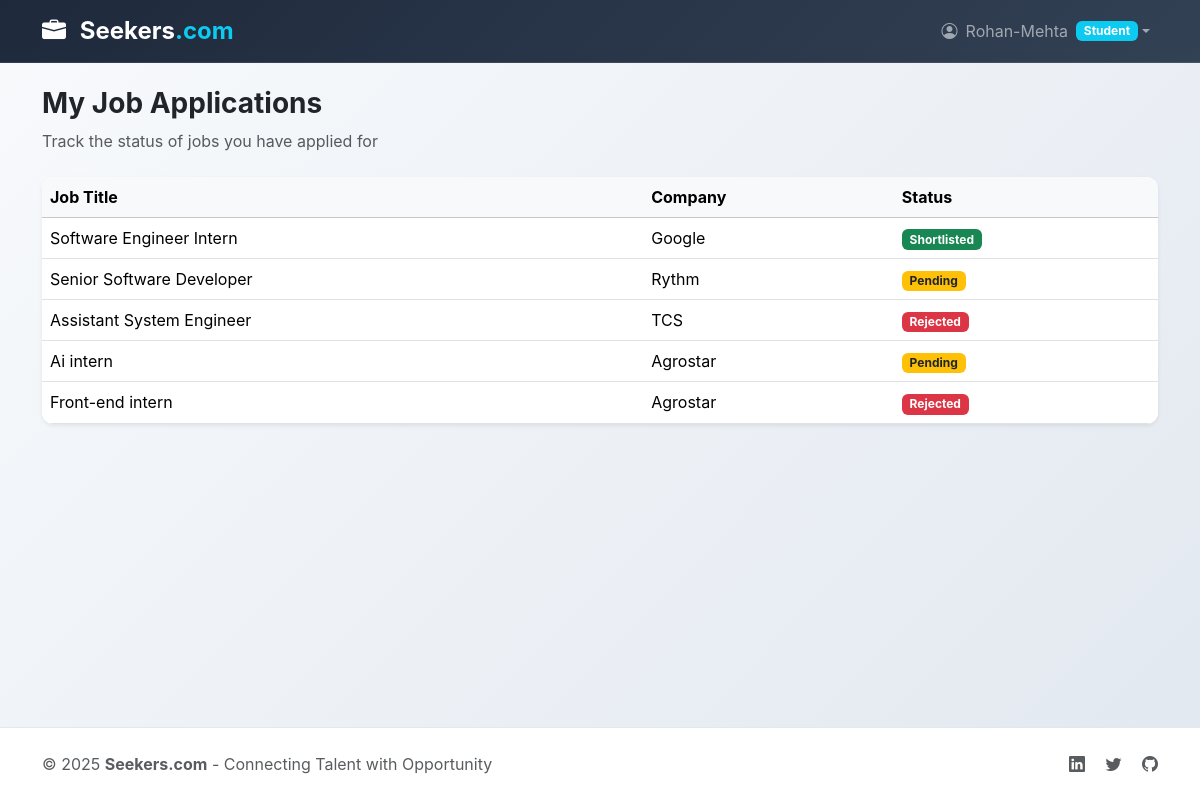
The page /jobs/my-applications/ (signed in) on the database its author committed.
### accounts/models.py (models this page shows)
class User(AbstractUser):
    ROLE_CHOICES = (
        ('student', 'Student'),
        ('company', 'Company'),
        ('interviewer', 'Interviewer'),
        ('admin', 'Admin'),
    )
    role = models.CharField(max_length=20, choices=ROLE_CHOICES)

### jobs/models.py (models this page shows, shortened)
class JobApplication(models.Model):
    STATUS_CHOICES = (
        ('applied', 'Applied'),
        ('shortlisted', 'Shortlisted'),
        ('rejected', 'Rejected'),
    )
    job = models.ForeignKey(Job, on_delete=models.CASCADE)
    student = models.ForeignKey(User, on_delete=models.CASCADE)
    status = models.CharField(max_length=20, choices=STATUS_CHOICES, default='applied')
    applied_at = models.DateTimeField(auto_now_add=True)

class Job(models.Model):
    company = models.ForeignKey(User, on_delete=models.CASCADE)
    title = models.CharField(max_length=100)
    description = models.TextField()
    skills_required = models.TextField(help_text="Comma separated skills")
    location = models.CharField(max_length=100)
    created_at = models.DateTimeField(auto_now_add=True)

### accounts/decorators.py (the view)
        def wrapper(request, *args, **kwargs):
            if not hasattr(request.user, 'profile'):
                return redirect('login')
            if request.user.profile.role != role:
                return redirect('login')
            return view_func(request, *args, **kwargs)

### jobs/views.py (called while the page is built)
@login_required
@role_required('student')
def my_applications(request):
    if request.user.role != 'student':
        return redirect('login')
    applications = JobApplication.objects.filter(student=request.user)
    return render(request, 'jobs/my_applications.html', {
        'applications': applications
    })

### templates/jobs/my_applications.html
{% extends 'base.html' %}
{% block content %}
<div class="mb-4">
    <h3 class="fw-bold">My Job Applications</h3>
    <p class="text-muted">Track the status of jobs you have applied for</p>
</div>
<div class="card shadow-sm">
    <div class="card-body p-0">
        <table class="table table-hover mb-0">
            <thead class="table-light">
                <tr>
                    <th>Job Title</th>
                    <th>Company</th>
                    <th>Status</th>
                </tr>
            </thead>
            <tbody>
            {% for app in applications %}
                <tr>
                    <td>{{ app.job.title }}</td>
                    <td>{{ app.job.company.username }}</td>
                    <td>
                        {% if app.status == 'shortlisted' %}
                            <span class="badge bg-success">Shortlisted</span>
                        {% elif app.status == 'rejected' %}
                            <span class="badge bg-danger">Rejected</span>
                        {% else %}
                            <span class="badge bg-warning text-dark">Pending</span>
                        {% endif %}
                    </td>
                </tr>
            {% empty %}
                <tr>
                    <td colspan="3" class="text-center py-4">
                        <span class="text-muted">You haven’t applied for any jobs yet.</span>
                    </td>
                </tr>
            {% endfor %}
            </tbody>
        </table>
    </div>
</div>
{% endblock %}

### templates/base.html (shortened to what this page needs)
<!DOCTYPE html>
<html lang="en">
<head>
    <link href="https://cdn.jsdelivr.net/npm/bootstrap@5.3.2/dist/css/bootstrap.min.css" rel="stylesheet">
    <link href="https://cdn.jsdelivr.net/npm/bootstrap-icons@1.11.0/font/bootstrap-icons.css" rel="stylesheet">
</head>
<body class="d-flex flex-column min-vh-100">
<nav class="navbar navbar-expand-lg navbar-dark sticky-top">
    <div class="container">
        <a class="navbar-brand" href="{% url 'home' %}">
            <i class="bi bi-briefcase-fill me-2"></i>
            Seekers<span class="text-info">.com</span>
        </a>
        <div class="collapse navbar-collapse" id="navbarNav">
            <div class="navbar-nav ms-auto">
                {% if user.is_authenticated %}
                    <div class="nav-item dropdown">
                        <a class="nav-link dropdown-toggle d-flex align-items-center" href="#" role="button" data-bs-toggle="dropdown">
                            <i class="bi bi-person-circle me-2"></i>
                            {{ user.username }}
                            <span class="badge bg-info ms-2">{{ user.role|title }}</span>
                        </a>
                    </div>
                {% endif %}
            </div>
        </div>
    </div>
</nav>
<main class="flex-grow-1">
    <div class="container py-4">
        {% block content %}
        {% endblock %}
    </div>
</main>
<footer class="footer py-4">
    <div class="container text-center">
        <div class="row align-items-center">
            <div class="col-md-6 text-md-start">
                <p class="mb-0 text-muted">
                    © 2025 <strong>Seekers.com</strong> - Connecting Talent with Opportunity
                </p>
            </div>
            <div class="col-md-6 text-md-end">
                <div class="social-links">
                    <a href="#" class="text-muted me-3"><i class="bi bi-linkedin"></i></a>
                    <a href="#" class="text-muted me-3"><i class="bi bi-twitter"></i></a>
                    <a href="#" class="text-muted"><i class="bi bi-github"></i></a>
                </div>
            </div>
        </div>
    </div>
</footer>
</body>
</html>

### templates/base.html (style rules this page uses)
:root { --primary-color: #2563eb; --secondary-color: #64748b; --success-color: #059669; --warning-color: #d97706; --danger-color: #dc2626; }
body { font-family: 'Inter', -apple-system, BlinkMacSystemFont, sans-serif; background: linear-gradient(135deg, #f8fafc 0%, #e2e8f0 100%); min-height: 100vh; }
.navbar-brand { font-weight: 700; font-size: 1.5rem; }
.card { border: none; border-radius: 12px; box-shadow: 0 4px 6px -1px rgba(0, 0, 0, 0.1); transition: all 0.3s ease; }
.table { background: white; border-radius: 12px; overflow: hidden; }
.navbar { background: linear-gradient(135deg, #1e293b 0%, #334155 100%) !important; backdrop-filter: blur(10px); border-bottom: 1px solid rgba(255, 255, 255, 0.1); }
.footer { background: white; border-top: 1px solid #e2e8f0; margin-top: auto; }

### rows shown on the page
User: username "Rohan-Mehta", role "Student"
JobApplication: job "Software Engineer Intern", job.company.username "Google", status "Shortlisted"
JobApplication: job "Senior Software Developer", job.company.username "Rythm", status "Pending"
JobApplication: job "Assistant System Engineer", job.company.username "TCS", status "Rejected"
JobApplication: job "Ai intern", job.company.username "Agrostar", status "Pending"
JobApplication: job "Front-end intern", job.company.username "Agrostar", status "Rejected"
